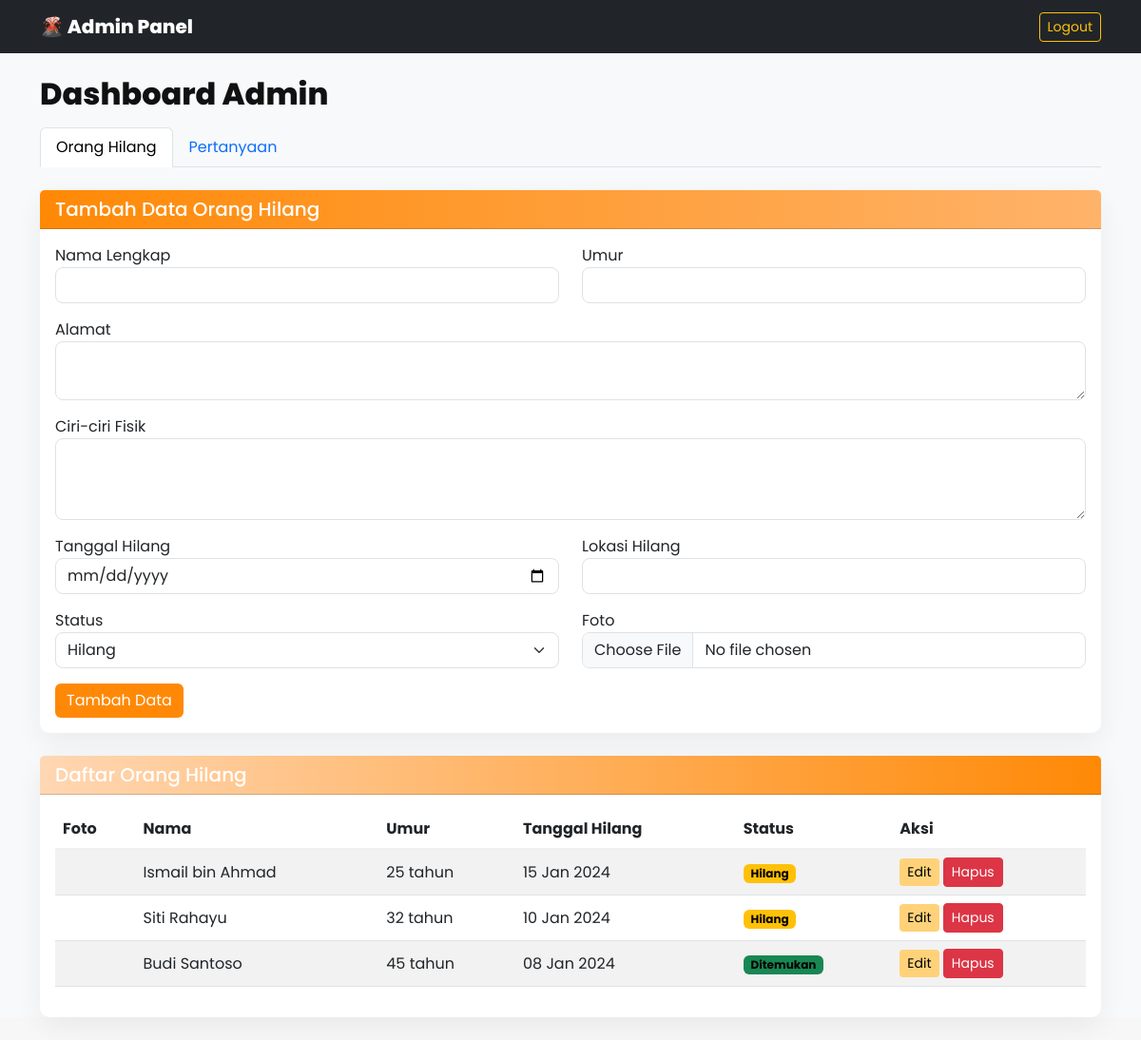
/admin.php (signed in), run on the app's committed database.
### tables this page shows
CREATE TABLE `orang_hilang` (
  `id` int(11) NOT NULL,
  `nama` varchar(100) NOT NULL,
  `umur` int(11) DEFAULT NULL,
  `alamat` text DEFAULT NULL,
  `ciri_fisik` text DEFAULT NULL,
  `tanggal_hilang` date DEFAULT NULL,
  `lokasi_hilang` varchar(255) DEFAULT NULL,
  `foto` varchar(255) DEFAULT NULL,
  `status` enum('hilang','ditemukan') DEFAULT 'hilang',
  `created_at` timestamp NOT NULL DEFAULT current_timestamp()
);

### admin.php (the view, shortened to what this page needs)
<?php
require 'config.php';
$orang_hilang_query = "SELECT * FROM orang_hilang ORDER BY created_at DESC";
$orang_hilang_result = $conn->query($orang_hilang_query);
$edit_data = null;
?>
<!DOCTYPE html>
<html lang="id">
<head>
    <link href="https://cdn.jsdelivr.net/npm/bootstrap@5.3.0/dist/css/bootstrap.min.css" rel="stylesheet">
    <link rel="stylesheet" href="css/admin.css">
</head>
<body class="bg-light">
    <nav class="navbar navbar-dark bg-dark">
        <div class="container">
            <a class="navbar-brand" href="admin.php">🌋 Admin Panel</a>
            <div class="navbar-nav ms-auto">
                <a class="btn btn-outline-warning btn-sm" href="logout.php">Logout</a>
            </div>
        </div>
    </nav>
    <div class="container my-4">
        <h2>Dashboard Admin</h2>
        <ul class="nav nav-tabs mb-4" id="adminTabs" role="tablist">
            <li class="nav-item" role="presentation">
                <button class="nav-link active" id="orang-tab" data-bs-toggle="tab" data-bs-target="#orang" type="button">Orang Hilang</button>
            </li>
            <li class="nav-item" role="presentation">
                <button class="nav-link" id="pertanyaan-tab" data-bs-toggle="tab" data-bs-target="#pertanyaan" type="button">Pertanyaan</button>
            </li>
        </ul>
        <div class="tab-content" id="adminTabsContent">
            <div class="tab-pane fade show active" id="orang" role="tabpanel">
                <div class="card mb-4">
                    <div class="card-header bg-primary text-white">
                        <h5 class="mb-0"><?php echo $edit_data ? 'Edit' : 'Tambah'; ?> Data Orang Hilang</h5>
                    </div>
                    <div class="card-body">
                        <form method="POST" enctype="multipart/form-data">
                            <div class="row">
                                <div class="col-md-6 mb-3">
                                    <label>Nama Lengkap</label>
                                    <input type="text" class="form-control" name="nama"
                                           value="<?php echo $edit_data ? $edit_data['nama'] : ''; ?>" required>
                                </div>
                                <div class="col-md-6 mb-3">
                                    <label>Umur</label>
                                    <input type="number" class="form-control" name="umur"
                                           value="<?php echo $edit_data ? $edit_data['umur'] : ''; ?>" required>
                                </div>
                            </div>
                            <div class="mb-3">
                                <label>Alamat</label>
                                <textarea class="form-control" name="alamat" rows="2" required><?php echo $edit_data ? $edit_data['alamat'] : ''; ?></textarea>
                            </div>
                            <div class="mb-3">
                                <label>Ciri-ciri Fisik</label>
                                <textarea class="form-control" name="ciri_fisik" rows="3" required><?php echo $edit_data ? $edit_data['ciri_fisik'] : ''; ?></textarea>
                            </div>
                            <div class="row">
                                <div class="col-md-6 mb-3">
                                    <label>Tanggal Hilang</label>
                                    <input type="date" class="form-control" name="tanggal_hilang"
                                           value="<?php echo $edit_data ? $edit_data['tanggal_hilang'] : ''; ?>" required>
                                </div>
                                <div class="col-md-6 mb-3">
                                    <label>Lokasi Hilang</label>
                                    <input type="text" class="form-control" name="lokasi_hilang"
                                           value="<?php echo $edit_data ? $edit_data['lokasi_hilang'] : ''; ?>" required>
                                </div>
                            </div>
                            <div class="row">
                                <div class="col-md-6 mb-3">
                                    <label>Status</label>
                                    <select class="form-select" name="status" required>
                                        <option value="hilang" <?php echo ($edit_data && $edit_data['status'] == 'hilang') ? 'selected' : ''; ?>>Hilang</option>
                                    </select>
                                </div>
                                <div class="col-md-6 mb-3">
                                    <label>Foto</label>
                                    <input type="file" class="form-control" name="foto" accept="image/*">
                                </div>
                            </div>
                            <button type="submit" class="btn btn-success" name="<?php echo $edit_data ? 'edit_orang_hilang' : 'tambah_orang_hilang'; ?>">
                                <?php echo $edit_data ? 'Update' : 'Tambah'; ?> Data
                            </button>
                        </form>
                    </div>
                </div>
                <div class="card">
                    <div class="card-header bg-info text-white">
                        <h5 class="mb-0">Daftar Orang Hilang</h5>
                    </div>
                    <div class="card-body">
                        <?php if ($orang_hilang_result->num_rows > 0): ?>
                            <div class="table-responsive">
                                <table class="table table-striped">
                                    <thead>
                                        <tr>
                                            <th>Foto</th>
                                            <th>Nama</th>
                                            <th>Umur</th>
                                            <th>Tanggal Hilang</th>
                                            <th>Status</th>
                                            <th>Aksi</th>
                                        </tr>
                                    </thead>
                                    <tbody>
                                        <?php while($person = $orang_hilang_result->fetch_assoc()): ?>
                                            <tr>
                                                <td>
                                                </td>
                                                <td><?php echo htmlspecialchars($person['nama']); ?></td>
                                                <td><?php echo $person['umur']; ?> tahun</td>
                                                <td><?php echo date('d M Y', strtotime($person['tanggal_hilang'])); ?></td>
                                                <td>
                                                    <?php if ($person['status'] == 'hilang'): ?>
                                                        <span class="badge bg-warning">Hilang</span>
                                                    <?php else: ?>
                                                        <span class="badge bg-success">Ditemukan</span>
                                                    <?php endif; ?>
                                                </td>
                                                <td>
                                                    <a href="admin.php?edit=<?php echo $person['id']; ?>" class="btn btn-sm btn-warning">Edit</a>
                                                    <a href="admin.php?hapus=<?php echo $person['id']; ?>" class="btn btn-sm btn-danger" onclick="return confirm('Yakin hapus data?')">Hapus</a>
                                                </td>
                                            </tr>
                                        <?php endwhile; ?>
                                    </tbody>
                                </table>
                            </div>
                        <?php else: ?>
                            <p class="text-muted">Belum ada data orang hilang.</p>
                        <?php endif; ?>
                    </div>
                </div>
            </div>
        </div>
    </div>
</body>
</html>

### css/admin.css (style rules this page uses)
:root { --accent: #FF8906; --bg: #fff; --muted: #6b6b78; --card-bg: #ffffff; --panel-shadow: 0 10px 30px rgba(9,13,19,0.06); }
html,body { font-family: 'Poppins', system-ui, -apple-system, 'Segoe UI', Roboto, Arial; background: #f7f7f8; color: #111; }
.navbar-brand { font-weight:800; }
.container.my-4 h2 { font-weight:800; margin-bottom:1rem; }
.card .card-header.bg-primary { background: linear-gradient(90deg,var(--accent), #ffb36a); color:#000; }
.card .card-header.bg-info { background: linear-gradient(90deg,#ffd7b3,var(--accent)); color:#000; }
.card { border:0; border-radius:10px; box-shadow: var(--panel-shadow); }
.form-control, .form-select { border-radius:8px; }
.btn-success { background:var(--accent); border:0; box-shadow:none; }
.btn-warning { background:#ffd27a; color:#000; border:0; }
.table thead th { background:transparent; border-bottom:2px solid rgba(0,0,0,0.06); }
.table tbody tr td { vertical-align:middle; }
.badge.bg-warning { background:#ffd27a; color:#000; }
.badge.bg-success { background:#8fd19b; color:#000; }

### data on the page
orang_hilang: nama "Ismail bin Ahmad", umur "25", tanggal_hilang "15 Jan 2024", status "Hilang"
orang_hilang: nama "Siti Rahayu", umur "32", tanggal_hilang "10 Jan 2024", status "Hilang"
orang_hilang: nama "Budi Santoso", umur "45", tanggal_hilang "08 Jan 2024", status "Ditemukan"
